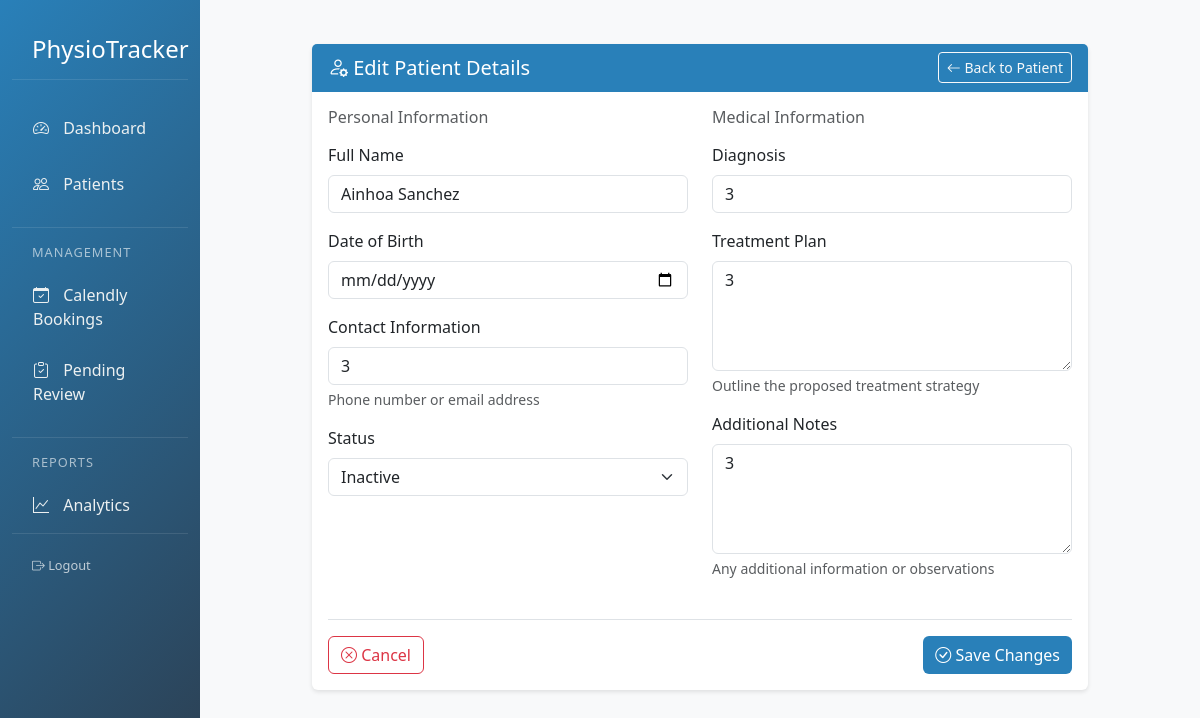
/patient/1/edit, run on the app's committed database.
### app/models.py (models this page shows)
class Patient(db.Model):
    __tablename__ = 'patient'
    id = db.Column(db.Integer, primary_key=True)
    name = db.Column(db.String(100), nullable=False)
    date_of_birth = db.Column(db.Date)
    contact = db.Column(db.String(100))
    diagnosis = db.Column(db.String(200))
    treatment_plan = db.Column(db.Text)
    notes = db.Column(db.Text)
    status = db.Column(db.String(20), default='Active')
    created_at = db.Column(db.DateTime, default=datetime.utcnow)
    treatments = db.relationship('Treatment', backref='patient', lazy=True)

### app/routes/main.py (the view, shortened to what this page needs)
@main.route('/patient/<int:id>/edit', methods=['GET', 'POST'])
def edit_patient(id):
    patient = Patient.query.get_or_404(id)
    return render_template('edit_patient.html', patient=patient)

### app/templates/edit_patient.html (shortened to what this page needs)
{% extends "base.html" %}
{% block content %}
<div class="container py-4">
    <div class="row justify-content-center">
        <div class="col-md-10">
            <div class="card">
                <div class="card-header bg-primary text-white d-flex justify-content-between align-items-center">
                    <h5 class="mb-0">
                        <i class="bi bi-person-gear"></i> Edit Patient Details
                    </h5>
                    <a href="{{ url_for('main.patient_detail', id=patient.id) }}" class="btn btn-outline-light btn-sm">
                        <i class="bi bi-arrow-left"></i> Back to Patient
                    </a>
                </div>
                <div class="card-body">
                    <form action="{{ url_for('main.edit_patient', id=patient.id) }}" method="POST">
                        <div class="row">
                            <div class="col-md-6">
                                <h6 class="text-muted mb-3">Personal Information</h6>
                                <div class="mb-3">
                                    <label for="name" class="form-label">Full Name</label>
                                    <input type="text"
                                           class="form-control"
                                           id="name"
                                           name="name"
                                           value="{{ patient.name }}"
                                           required>
                                </div>
                                <div class="mb-3">
                                    <label for="date_of_birth" class="form-label">Date of Birth</label>
                                    <input type="date"
                                           class="form-control"
                                           id="date_of_birth"
                                           name="date_of_birth"
                                           value="{{ patient.date_of_birth.strftime('%Y-%m-%d') if patient.date_of_birth else '' }}"
                                           required>
                                </div>
                                <div class="mb-3">
                                    <label for="contact" class="form-label">Contact Information</label>
                                    <input type="text"
                                           class="form-control"
                                           id="contact"
                                           name="contact"
                                           value="{{ patient.contact }}"
                                           required>
                                    <div class="form-text">Phone number or email address</div>
                                </div>
                                <div class="mb-3">
                                    <label for="status" class="form-label">Status</label>
                                    <select class="form-select" id="status" name="status" required>
                                        <option value="Inactive" {% if patient.status == 'Inactive' %}selected{% endif %}>
                                            Inactive
                                        </option>
                                    </select>
                                </div>
                            </div>
                            <div class="col-md-6">
                                <h6 class="text-muted mb-3">Medical Information</h6>
                                <div class="mb-3">
                                    <label for="diagnosis" class="form-label">Diagnosis</label>
                                    <input type="text"
                                           class="form-control"
                                           id="diagnosis"
                                           name="diagnosis"
                                           value="{{ patient.diagnosis }}"
                                           required>
                                </div>
                                <div class="mb-3">
                                    <label for="treatment_plan" class="form-label">Treatment Plan</label>
                                    <textarea class="form-control"
                                              id="treatment_plan"
                                              name="treatment_plan"
                                              rows="4">{{ patient.treatment_plan }}</textarea>
                                    <div class="form-text">Outline the proposed treatment strategy</div>
                                </div>
                                <div class="mb-3">
                                    <label for="notes" class="form-label">Additional Notes</label>
                                    <textarea class="form-control"
                                              id="notes"
                                              name="notes"
                                              rows="4">{{ patient.notes }}</textarea>
                                    <div class="form-text">Any additional information or observations</div>
                                </div>
                            </div>
                        </div>
                        <div class="d-flex justify-content-between mt-4 pt-3 border-top">
                            <button type="button"
                                    class="btn btn-outline-danger"
                                    data-bs-toggle="modal"
                                    data-bs-target="#confirmCancel">
                                <i class="bi bi-x-circle"></i> Cancel
                            </button>
                            <button type="submit" class="btn btn-primary">
                                <i class="bi bi-check-circle"></i> Save Changes
                            </button>
                        </div>
                    </form>
                </div>
            </div>
        </div>
    </div>
</div>
{% endblock %}

### app/templates/base.html (style rules this page uses)
:root { --primary-color: #2980b9; --secondary-color: #2980b9; --accent-color: #e74c3c; }
.card { border: none; box-shadow: 0 2px 4px rgba(0,0,0,0.1); transition: transform 0.2s; }
.btn-primary { background-color: var(--primary-color); border: none; }
.badge.bg-primary, .btn-primary, .bg-primary { background-color: #2980b9 !important; border-color: #2980b9 !important; }
a { color: #2980b9; }
.btn-primary, .btn-primary:focus, .btn-primary:active, .btn-primary:not(:disabled):not(.disabled):active { background-color: #2980b9 !important; border-color: #2980b9 !important; }
.bg-primary { background-color: #2980b9 !important; }

### data on the page
Patient: name "Ainhoa Sanchez", contact "3", status "Inactive", diagnosis "3", treatment_plan "3", notes "3"
